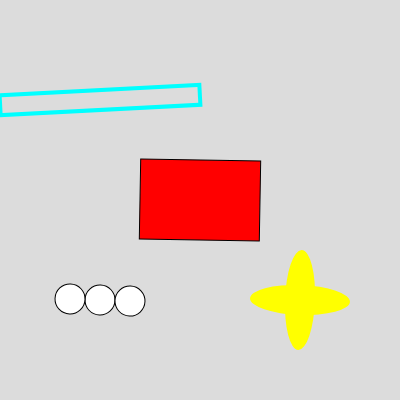
Frame 1 (no input)
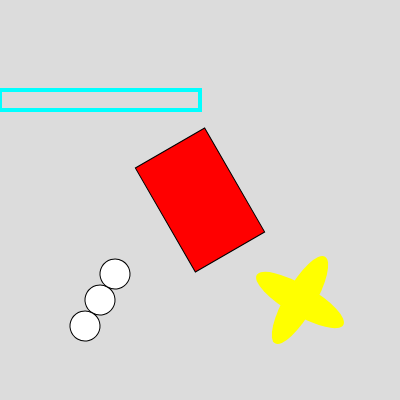
Frame 60 (no input)
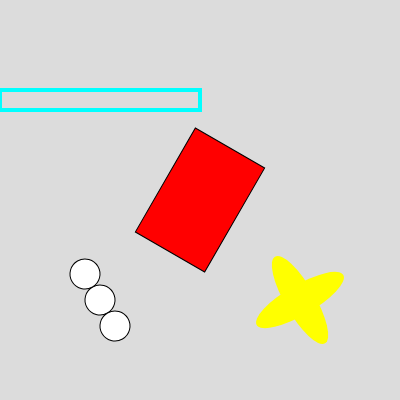
Frame 120 (the mouse pressed at the canvas centre since frame 60)

The p5.js sketch that drew these frames (run headless with seeded random() and noise() and a simulated clock; from frame 60 on, the mouse is pressed at the canvas centre):

// p5.js sketch
// ── sketch.js
let angle = 0;

function setup() {
  createCanvas(400, 400);
  angleMode(DEGREES);
  rectMode(CENTER);
}

function draw() {
  background(220);

  angle += 1;

  // the 1st shape
  push();
  translate(width / 2, height / 2);
  rotate(angle);
  fill(255, 0, 0);
  rect(0, 0, 120, 80);
  pop();

  // 2nd
  push();
  translate(100, 100);
  rotate(angle * -3);
  noFill();
  strokeWeight(4);
  stroke(0, 255, 255);
  rect(0, 0, 200, 20);
  pop();

  // 3rd
  push();
  translate(300, 300);
  rotate(frameCount * 2);
  fill(255, 255, 0);
  noStroke();
  ellipse(0, 0, 30, 100);
  ellipse(0, 0, 100, 30);
  pop();

  // 4th
  push();
  translate(100, 300);
  rotate(frameCount * 2);
  circle(0, 0, 30);
  circle(-30, 0, 30);
  circle(30, 0, 30);
  pop();
}
